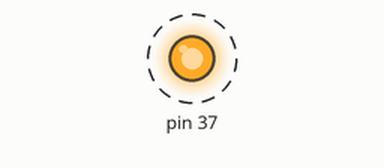
Simulated run of this program. Board: Raspberry Pi (header pin numbers). On the bench: output pins drawn as LEDs (lit = HIGH). Dashed ring = blinking.

Above: at 0.2 s.
Timing chart, 0 to 3.0 s (numbered marks = the images above):
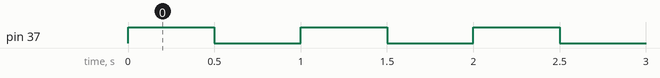

Measured:
- by itself, pin 37: alternates HIGH for 0.50 s and LOW for 0.50 s

The program:

ir_led.py
```python
import RPi.GPIO as GPIO
import time

GPIO.setmode(GPIO.BOARD)

GPIO.setup(37,GPIO.OUT)

try:
    while True:
        GPIO.output(37,True)
        time.sleep(.5)
        GPIO.output(37,False)
        time.sleep(.5)

except KeyboardInterrupt:
    pass

GPIO.cleanup()
```
